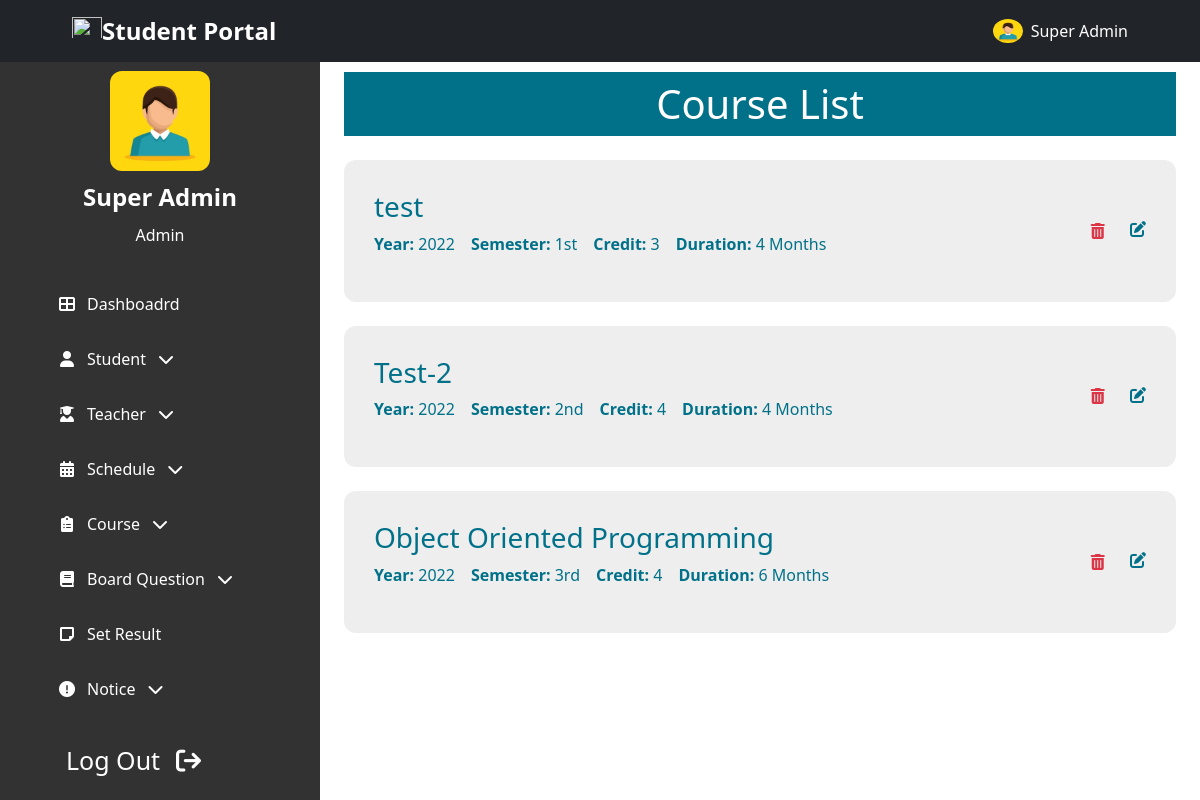
The page /admin/course_list.php (signed in) on the database as committed earlier.
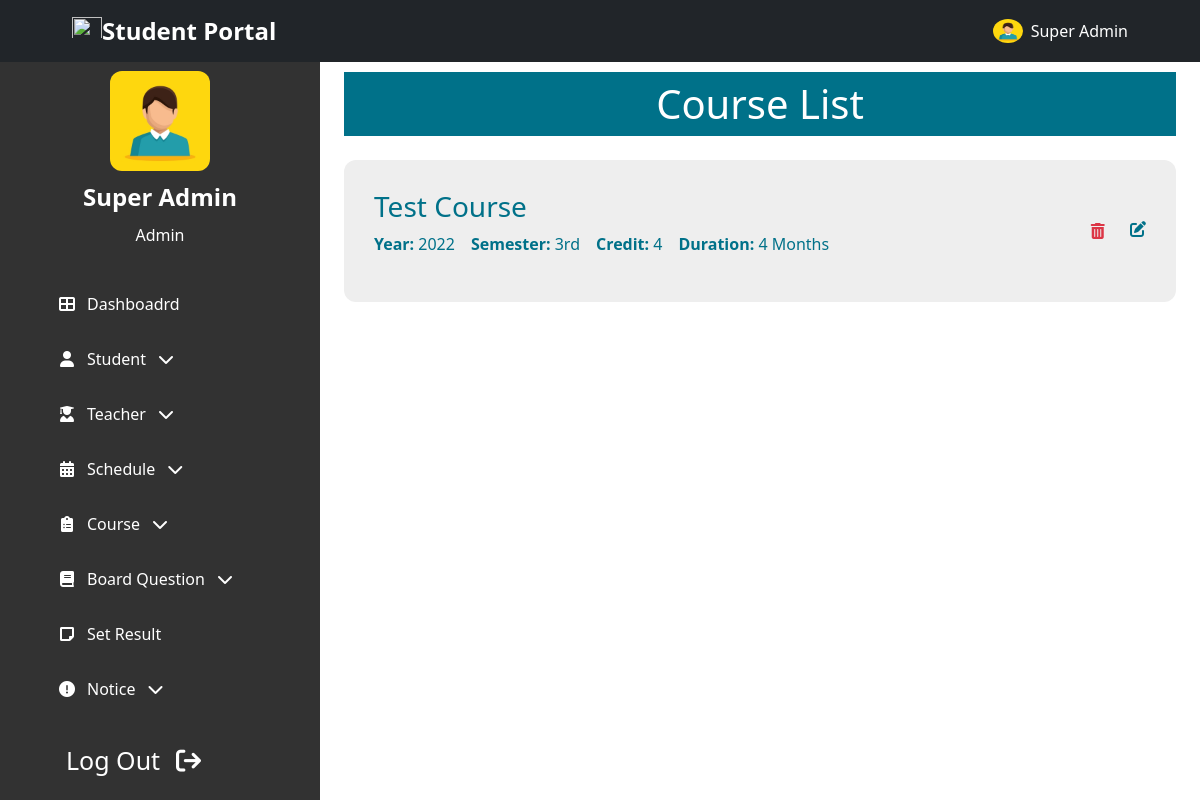
The same page on the database as committed later.
### tables this page shows
CREATE TABLE `Courses` (
  `id` int NOT NULL,
  `course_name` varchar(100) NOT NULL,
  `course_code` varchar(10) NOT NULL,
  `credits` int NOT NULL,
  `semester` int NOT NULL,
  `year` int NOT NULL,
  `duration` int NOT NULL,
  `updated_at` timestamp NOT NULL DEFAULT CURRENT_TIMESTAMP ON UPDATE CURRENT_TIMESTAMP,
  `created_at` timestamp NOT NULL DEFAULT CURRENT_TIMESTAMP
);

### admin/backend/course_list.php (called while the page is built, shortened)
<?php
    $sql    =   "SELECT * FROM `Courses` WHERE 1";
    $query  =   mysqli_query($conn, $sql);
    $crs  =   mysqli_fetch_all($query, MYSQLI_ASSOC);
?>

### admin/course_list.php (the view, shortened to what this page needs)
<!DOCTYPE html>
<html lang="en">
<?php
    include "admin_head.php";
    include "backend/course_list.php";
?>
<body class="">
<?php include "../header_nav.php";?>
    <section class="header-container">
        <?php include "admin_sidebar.php";?>
    </section>
    <section id="home-container"  class="home-container active-2"">
        <div class="px-4 py-5 mt-4">
            <h1 class="common-background-2 p-2 text-center">Course List</h1>
            <?php
            if(!empty($crs))
            {
                foreach($crs as $c)
                {
            ?>
            <div class="my-4">
                <div class="common-card d-flex justify-content-between align-items-center">
                    <div>
                        <h3><?php echo $c['course_name']?></h3>
                        <div class="d-flex flex-column flex-md-row">
                            <p class="pe-3">
                                <span class="fw-bold">Year:</span>
                                <?php echo $c['year']?>
                            </p>
                            <p class="pe-3">
                                <span class="fw-bold">Semester:</span>
                                <?php
                                    if($c['semester'] == 1)
                                    echo "1st";
                                else if($c['semester'] == 2)
                                    echo "2nd";
                                else if($c['semester'] == 3)
                                    echo "3rd";
                                else
                                    echo $c['semester']."th";
                                ?>
                            </p>
                            <br>
                            <p class="pe-3">
                                <span class="fw-bold">Credit:</span>
                                <?php echo $c['credits']?>
                            </p>
                            <p class="pe-3">
                                <span class="fw-bold">Duration:</span>
                                <?php echo $c['duration']?> Months
                            </p>
                        </div>
                    </div>
                    <div class="delete-edit-container">
                        <form method="post" style="display: contents;width: fit-content;">
                            <button type="submit" name="delete" id="delete" class="btn text-danger" value="<?php echo $c['id']; ?>">
                                <i class="fas fa-trash-alt px-0 px-lg-2"></i>
                            </button>
                        </form>
                        <a class="no-text-decoration" href="../admin/edit_course.php?id=<?php echo $c['id']; ?>">
                            <i class="fas fa-edit"></i>
                        </a>
                    </div>
                </div>
            </div>
            <?php
                }
            }
            ?>
        </div>
    </section>
</body>
</html>

### admin/admin_head.php (shortened to what this page needs)
<head>
    <link rel="stylesheet" href="../style.css">
    <link rel="stylesheet" href="https://cdnjs.cloudflare.com/ajax/libs/font-awesome/6.0.0/css/all.min.css"
 />
    <link href="https://cdn.jsdelivr.net/npm/bootstrap@5.1.3/dist/css/bootstrap.min.css" rel="stylesheet">
</head>

### header_nav.php (shortened to what this page needs)
<header id="header-nav">
<nav class="navbar navbar-expand-lg navbar-dark bg-dark fixed-top top-bar-padding">
    <div class="container-fluid">
        <a class="navbar-brand fw-bold fs-4" href="#"> <img src="../images/versity-logo.png" alt="" width="30" height="24" class="d-inline-block align-text-top"><span class="">Student Portal</span></a>
        <div class="d-flex text-white align-items-center">
        <img src="../images/profile.jpg" alt="" width="30" height="24" class="d-inline-block align-text-top rounded-circle">
            <p class="ps-2 mb-0">
                <?php echo $_SESSION['name']; ?>
            </p>
        </div>
        </div>
</nav>
</header>

### admin/admin_sidebar.php (shortened to what this page needs)
<div id="sidebar" class="common-background link-no-style sidebar active">
    <div class="container">
        <div id="sidebar-main-content" class="sidebar-main-content active">
        <div class="profile_content">
            <div class="profile">
                <div class="profile_details">
                    <img src="../images/profile.jpg" alt="">
                    <div class="name_job text-center">
                        <div class="name fw-bold fs-4 py-2"><?php echo $_SESSION['name']; ?></div>
                        <div class="job">Admin</div>
                    </div>
                </div>
            </div>
        </div>
        <div class="">
            <ul class="nav_list p-0">
                <li class="">
                    <a class="" href="../admin/admin_home.php"><i class="fas fa-th-large"></i><span class="links_name">Dashboadrd</span></a>
                </li>
                <li onclick="dropDownEvent('student')" id="student-menu" class="icon-link-dropdown">
                    <a class="" href="#"><i class="fas fa-user"></i><span class="links_name">Student</span><i class="fas fa-chevron-down arrow"></i></a>
                </li>
                <li onclick="dropDownEvent('teacher')" id="teacher-menu" class="icon-link-dropdown">
                    <a class="" href="#"><i class="fas fa-user-graduate"></i><span class="links_name">Teacher</span><i class="fas fa-chevron-down arrow"></i></a>
                </li>
                <li onclick="dropDownEvent('schedule')" id="schedule-menu" class="icon-link-dropdown">
                    <a class="" href="#"><i class="fas fa-calendar-alt"></i><span class="links_name">Schedule</span><i class="fas fa-chevron-down arrow"></i></a>
                </li>
                <li onclick="dropDownEvent('course')" id="course-menu" class="icon-link-dropdown">
                    <a class="" href="#"><i class="fas fa-clipboard-list"></i><span class="links_name">Course</span><i class="fas fa-chevron-down arrow"></i></a>
                </li>
                <li onclick="dropDownEvent('question')" id="question-menu" class="icon-link-dropdown">
                    <a class="" href="#"><i class="fas fa-book"></i></i><span class="links_name">Board Question</span><i class="fas fa-chevron-down arrow"></i></a>
                </li>
                <li class="">
                    <a class="" href="../admin/set_result.php"><i class="fas fa-sticky-note"></i><span class="links_name">Set Result</span></a>
                </li>
                <li onclick="dropDownEvent('notice')" id="notice-menu" class="icon-link-dropdown">
                    <a class="" href="#"><i class="fas fa-exclamation-circle"></i><span class="links_name">Notice</span><i class="fas fa-chevron-down arrow"></i></a>
                </li>
            </ul>
        </div>
        <div id="log_out" class="">
            <a class="log-out py-2 px-4" href="/backend/logout.php">Log Out<i class="fas fa-sign-out ps-3"></i></a>
        </div>
        </div>
</div>
</div>

### style.css (style rules this page uses)
body { font-family: "Roboto", sans-serif; }
.no-text-decoration { text-decoration: none !important; color: inherit; }
.common-background { background-color: #1c1c1ce6; color: white; }
.common-background-2 { background-color: #007189; color: white; }
.link-no-style a { text-decoration: none; color: white; }
.link-no-style ul { list-style-type: none; }
.top-bar-padding { padding-left: 60px; padding-right: 60px; }
.header-container { position: relative; min-height: 100%; width: 100%; overflow-x: hidden; overflow-y: scroll; }
.sidebar { position: fixed; top: 55px; left: 0; height: 100%; overflow-y: scroll; width: 80px; padding: 6px 30px; transition: all 0.4s ease-in; }
.sidebar.active { width: 320px; }
.sidebar-main-content { visibility: hidden; opacity: 0; transition: visibility 0s ease-in-out, opacity 0.5s ease-in; }
.sidebar-main-content.active { visibility: visible; opacity: 1; }
.sidebar ul { margin-top: 20px; }
.sidebar ul li { position: relative; width: 100%; margin: 0 5px; list-style: none; line-height: 55px; }
.sidebar ul li a { display: flex; align-items: center; border-radius: 10px; transition: all 0.3s ease-in; }
.sidebar ul li a i { height: 55px; min-width: 40px; border-radius: 10px; line-height: 55px; text-align: center; }
.log-out { text-decoration: none; text-align: center; border-radius: 10px; width: 100%; }
.sidebar .profile_content .profile { position: relative; padding: 10px 6px; }
.profile_details { display: flex; flex-direction: column; align-items: center; justify-content: center; }
.profile_details img { height: 100px; width: 100px; object-fit: cover; border-radius: 12px; }
#log_out { line-height: 55px; font-size: 25px; border-radius: 12px; }
.home-container { position: absolute; height: 100%; width: calc(100% - 80px); left: 80px; top: 0%; transition: all 0.4s ease-in; }
.home-container.active-2 { width: calc(100% - 320px); left: 320px; }
.common-card { background-color: #eee; color: #007189; border-radius: 12px; padding: 30px 30px; transition: all 0.3s ease; }
.delete-edit-container { cursor: pointer; }

Rows that differ between the two databases and show on the page:
removed courses: course_name "test", year "2022", semester "1st", credits "3", duration "4", $c['id'] 1 (drawn)
removed courses: course_name "Test-2", year "2022", semester "2nd", credits "4", duration "4", $c['id'] 2 (drawn)
removed courses: course_name "Object Oriented Programming", year "2022", semester "3rd", credits "4", duration "6", $c['id'] 3 (drawn)
added courses: course_name "Test Course", year "2022", semester "3rd", credits "4", duration "4"
